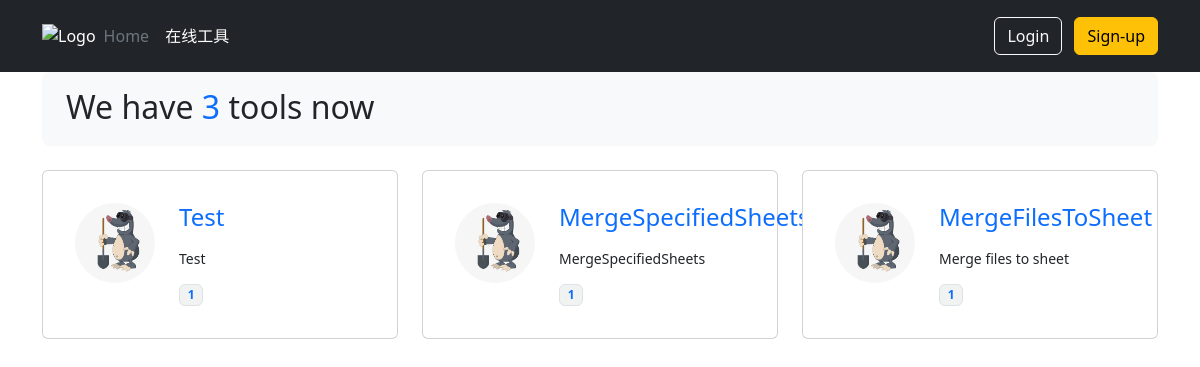
/tools/tools-list/, run on the app's committed database.
### tools/models.py (models this page shows)
class Tools(models.Model):
    tools_name = models.CharField(verbose_name="小工具", max_length=64)
    tools_desc = models.TextField(verbose_name="功能表述")
    tools_freq = models.SmallIntegerField(verbose_name="使用频率",)
    tools_icon = models.ImageField(upload_to="static/img/tools_icon", blank=True)

### tools/views.py (the view)
# urls.py: path('tools-list/', views.tools_list, name='tools_list'),
def tools_list(request):
    tools = Tools.objects.all().order_by("-tools_freq")
    return render(request, 'tools/list_tools.html', {'tools': tools})

### templates/tools/list_tools.html (shortened to what this page needs)
{% extends 'base.html' %}
{% load static %}
{% block extra_head %}
<link rel="stylesheet" type="text/css" href="{% static 'css/my.tmp.css' %}">
{% endblock %}
{% block content %}
<section class="mt-8">
    <div class="container">
        <div class="row">
            <div class="col-12">
                <div class="bg-light d-lg-flex justify-content-between align-items-center py-6 py-lg-3 px-8 rounded-3 text-center text-lg-start">
                    <div class="d-lg-flex align-items-center">
                        <div class="ms-lg-4">
                            <h1 class="fs-2 mb-1">We have <span class="text-primary">{{ tools.count }}</span> tools now</h1>
                        </div>
                    </div>
                </div>
            </div>
        </div>
    </div>
</section>
<section class="mt-6 mb-lg-14 mb-8">
    <div class="container">
        <div class="row row-cols-1 row-cols-md-2 row-cols-lg-3 g-4 g-lg-4">
            {% for tool in tools %}
            <div class="col">
                <div class="card flex-row p-8 card-product">
                    <div>
                        <img src="{% static '' %}img/tools_icon/{{ tool.tools_name }}.icon.png" alt="" class="rounded-circle icon-shape icon-xl">
                    </div>
                    <div class="ms-6">
                        <h4 class="mb-1"><a href="{% url 'tools:tools_use' tools_name=tool.tools_name %}" class="text-inherit stretched-link">{{ tool.tools_name }}</a></h4>
                        <div class="py-3">
                            <ul class="list-unstyled mb-0 small text-truncate" style="max-width: 150px;">
                                <li>{{ tool.tools_desc }}</li>
                            </ul>
                        </div>
                        <div>
                            <div class="badge text-bg-light border">
                                <span class="text-primary">{{ tool.tools_freq }}</span>
                            </div>
                        </div>
                    </div>
                </div>
            </div>
            {% endfor %}
        </div>
    </div>
</section>
{% endblock %}

### templates/base.html (shortened to what this page needs)
{% load static %}
<!DOCTYPE html>
<html lang="zh-cn">
    <head>
        <link rel="stylesheet" href="https://cdn.jsdelivr.net/npm/bootstrap@5.3.2/dist/css/bootstrap.min.css">
        <link rel="stylesheet" href="https://cdn.jsdelivr.net/npm/bootstrap-icons@1.10.5/font/bootstrap-icons.css">
        <link rel="stylesheet" href="https://cdn.jsdelivr.net/npm/handsontable/dist/handsontable.full.min.css">
        <link rel="stylesheet" href="https://cdn.jsdelivr.net/npm/bootstrap-select@1.13.14/dist/css/bootstrap-select.min.css">
        <link rel="stylesheet" href="https://cdn.datatables.net/1.10.24/css/jquery.dataTables.min.css">
        {% block extra_head %}{% endblock %}
    </head>
    <body>
        {% include "header.html" %}
        {% block content %}{% endblock %}
    </body>
</html>

### templates/header.html (shortened to what this page needs)
{% load static %}
<header class="p-3 bg-dark text-white">
    <div class="container">
        <div class="d-flex flex-wrap align-items-center justify-content-center justify-content-lg-start">
            <a href="{% url 'home' %}" class="d-flex align-items-center mb-2 mb-lg-0 text-white text-decoration-none">
                <img src="{% static 'img/rootpath.logo.png' %}" alt="Logo">
            </a>
            <ul class="nav col-12 col-lg-auto me-lg-auto mb-2 justify-content-center mb-md-0">
                <li><a href="{% url 'home' %}" class="nav-link px-2 text-secondary">Home</a></li>
                <li><a href="{% url 'tools:tools_list' %}" class="nav-link px-2 text-white">在线工具</a></li>
            </ul>
            <div class="text-end">
                {% if user.is_authenticated %}
                <div class="dropdown">
                    <a class="btn btn-secondary dropdown-toggle" href="#" role="button" id="dropdownMenuLink" data-bs-toggle="dropdown" aria-expanded="false">{{ user.username }}</a>
                    <ul class="dropdown-menu" aria-labelledby="dropdownMenuLink">
                        <li><a class="dropdown-item" href="#">修改密码</a></li>
                        <li><a class="dropdown-item" href="#">个人信息</a></li>
                        <li><a class="dropdown-item" href="#">后台管理</a></li>
                    </ul>
                    <a href="#" role="button" class="btn btn-warning">Logout</a>
                </div>
                {% else %}
                    <a href="#" role="button" class="btn btn-outline-light me-2">Login</a>
                    <a href="#" role="button" class="btn btn-warning">Sign-up</a>
                {% endif %}
            </div>
        </div>
    </div>
</header>

### static/css/my.tmp.css (style rules this page uses)
a { text-decoration: none; }
section { display: block; }
.container, .container-fluid, .container-lg, .container-md, .container-sm, .container-xl, .container-xxl { --bs-gutter-x: 1.5rem; --bs-gutter-y: 0; margin-left: auto; margin-right: auto; padding-left: calc(var(--bs-gutter-x)*.5); padding-right: calc(var(--bs-gutter-x)*.5); width: 100%; }
.icon-shape { align-items: center; display: inline-flex; justify-content: center; text-align: center; vertical-align: middle; }
.icon-xl { height: 5rem; line-height: 5rem; width: 5rem; }
.card-product { transition: .2s; -moz-transition: .2s; -webkit-transition: .2s; -o-transition: .2s; }
.p-8 { padding: 2rem!important; }
.mt-6 { margin-top: 1.5rem!important; }
.ms-6 { margin-left: 1.5rem!important; }
.mb-1 { margin-bottom: 0.25rem!important; }
.small, small { font-size: .875em; }
div { display: block; }
.py-3 { padding-bottom: 0.75rem!important; padding-top: 0.75rem!important; }
.mb-0 { margin-bottom: 0!important; }
.list-inline, .list-unstyled { list-style: none; padding-left: 0; }
.border { border: var(--bs-border-width) var(--bs-border-style) var(--bs-border-color)!important; }
.text-bg-light { background-color: RGBA(240,243,242,var(--bs-bg-opacity,1))!important; color: #000!important; }
.badge { --bs-badge-padding-x: 0.65em; --bs-badge-padding-y: 0.35em; --bs-badge-font-size: 0.75em; --bs-badge-font-weight: 700; --bs-badge-color: #fff; --bs-badge-border-radius: 0.375rem; border-radius: var(--bs-badge-border-radius); color: var(--bs-badge-color); display: inline-block; font-size: var(--bs-badge-font-size); font-weight: var(--bs-badge-font-weight); line-height: 1; padding: var(--bs-badge-padding-y) var(--bs-badge-padding-x); text-align: center; vertical-align: baseline; white-space: nowrap; }

### data on the page
Tools: tools_name (picture), tools_name "Test", tools_desc "Test", tools_freq "1"
Tools: tools_name (picture), tools_name "MergeSpecifiedSheets", tools_desc "MergeSpecifiedSheets", tools_freq "1"
Tools: tools_name (picture), tools_name "MergeFilesToSheet", tools_desc "Merge files to sheet", tools_freq "1"

### other printed values
{{ tools.count }} "3"
